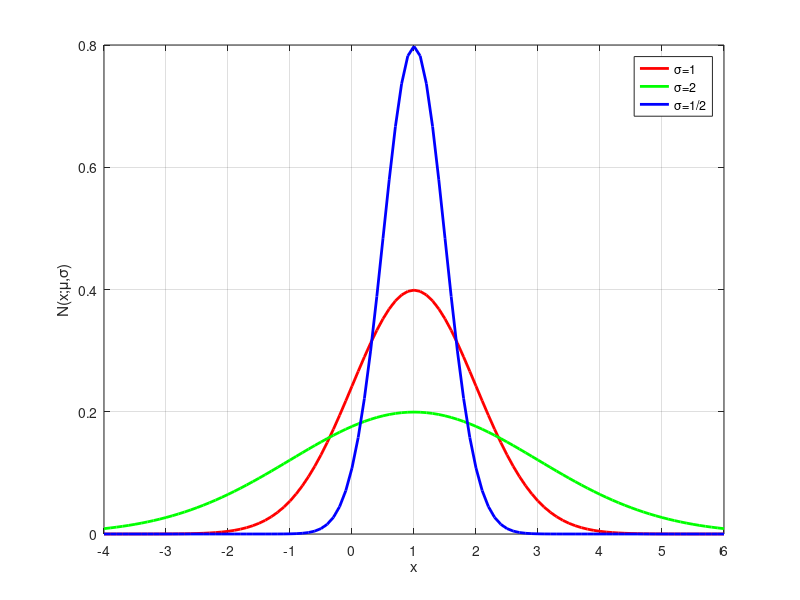
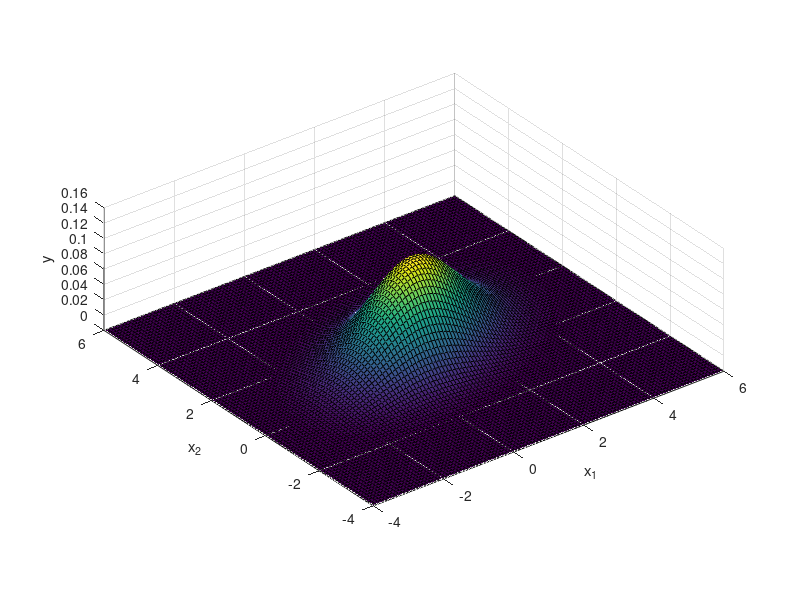
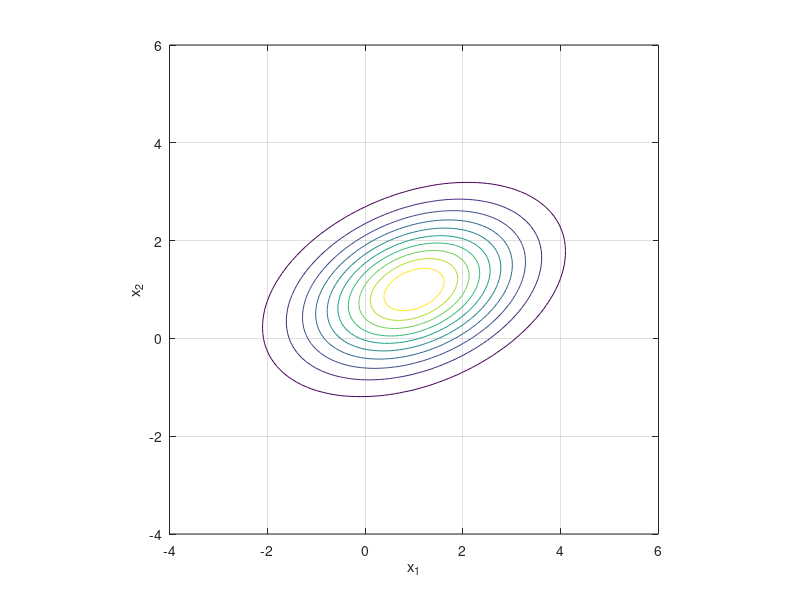

Recreate these plots in MATLAB, in order.
1;

function y=N1(x,mu=0,sigma=1)
  y=1/sqrt(2*pi)/sigma*exp(-0.5*((x-mu)/sigma).^2);
endfunction

x=-4:0.1:6;
figure(1,"name","Univariada");
hold off;
plot(x,N1(x,1),'r','linewidth',2);
hold on;
plot(x,N1(x,1,2),'g','linewidth',2);
plot(x,N1(x,1,0.5),'b','linewidth',2);
grid;
xlabel('x')
ylabel('N(x;\mu,\sigma)')

legend('\sigma=1','\sigma=2','\sigma=1/2')

set(gca,'xtick',[-4:1:6]);

# Case 2D

Sigma=[2 0.5; 0.5 1];
Mu=[1;1];

function y=N2(x,Mu=[0;0],Sigma=eye(2))
  detS=det(Sigma);
  f=sqrt(1/(detS*(2*pi)^2));
  iS=inv(Sigma);
  v=x-(Mu*ones(1,columns(x)));
  y=f*exp(-0.5*(dot(v,iS*v,1)));
endfunction


figure(2,"name","Bivariada");
[XX,YY]=meshgrid(x,x);
D=[XX(:),YY(:)]';
y=N2(D,Mu,Sigma);
surf(XX,YY,reshape(y,size(XX)));
daspect ([1 1 0.05]);

xlabel('x_1')
ylabel('x_2')
zlabel('y')



figure(3,"name","Contornos de bivariada");
contour3(XX,YY,reshape(y,size(XX)));
daspect ([1 1 0.05]);
xlabel('x_1')
ylabel('x_2')
zlabel('y')
view(0,90);
